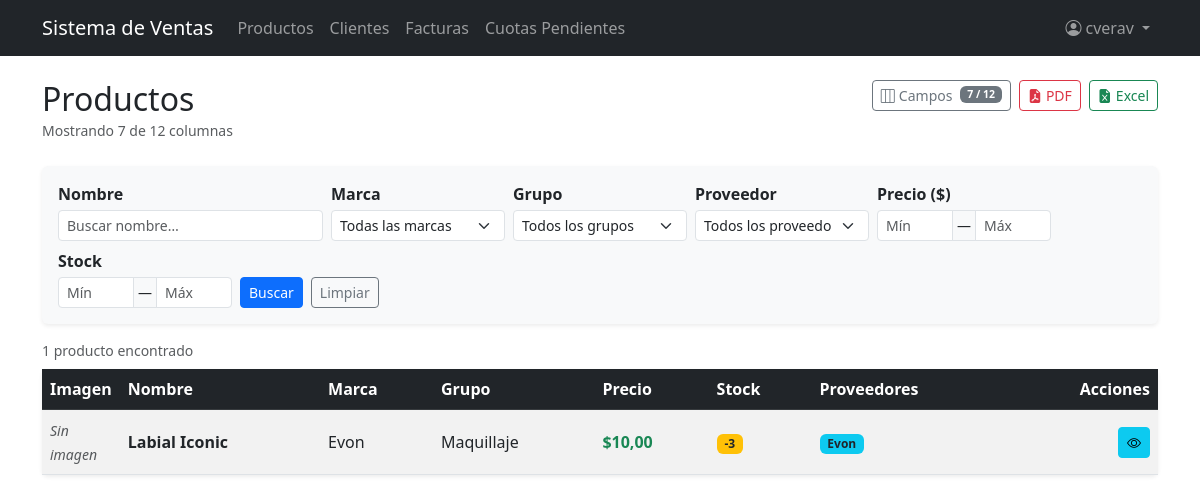
/products/ (signed in), run on an earlier commit of the app's database.
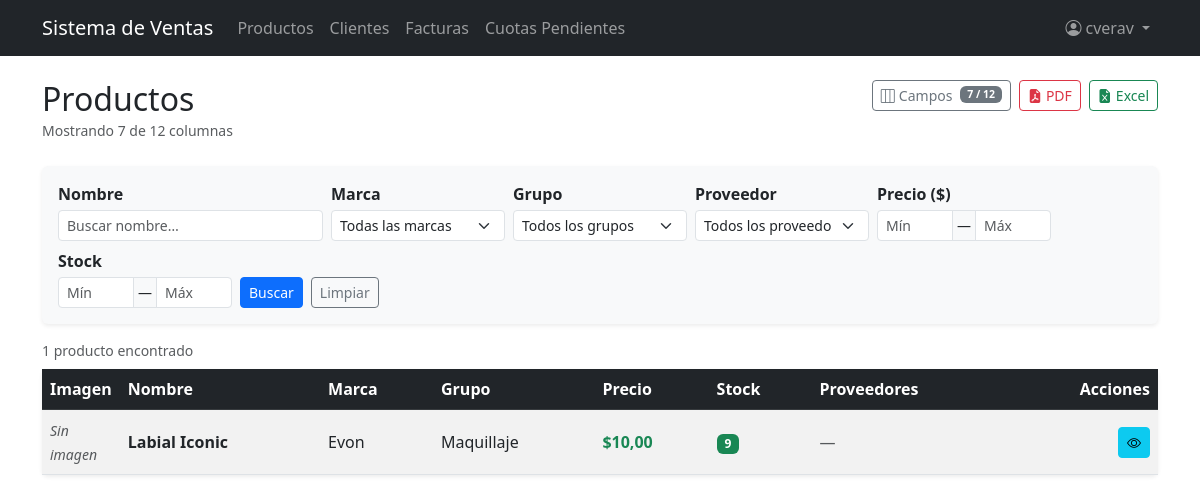
And on a later commit of the database.
### billing/models.py (models this page shows, shortened)
class Product(models.Model):
    name = models.CharField(max_length=200, verbose_name='Nombre del producto')
    description = models.TextField(blank=True, null=True, verbose_name='Descripción')
    brand = models.ForeignKey(Brand, on_delete=models.PROTECT, related_name='products', verbose_name='Marca')
    group = models.ForeignKey(ProductGroup, on_delete=models.PROTECT, related_name='products', verbose_name='Grupo')
    suppliers = models.ManyToManyField(Supplier, related_name='products', blank=True, verbose_name='Proveedor')
    unit_price = models.DecimalField(max_digits=12, decimal_places=2, verbose_name='Precio unitario')
    stock = models.IntegerField(default=0, validators=[MinValueValidator(0)])
    image = models.ImageField(upload_to='products/', blank=True, null=True, verbose_name='Imagen')
    is_active = models.BooleanField(default=True, verbose_name='Activo')
    created_at = models.DateTimeField(auto_now_add=True)
    updated_at = models.DateTimeField(auto_now=True)
    class Meta:
        verbose_name = 'Product'
        verbose_name_plural = 'Products'
        ordering = ['name']

class Brand(models.Model):
    name = models.CharField(max_length=100, unique=True, verbose_name='Nombre de marca')
    description = models.TextField(blank=True, null=True , verbose_name='Descripción')
    is_active = models.BooleanField(default=True, verbose_name='Activo')
    created_at = models.DateTimeField(auto_now_add=True)
    updated_at = models.DateTimeField(auto_now=True)
    class Meta:
        verbose_name = 'Brand'
        verbose_name_plural = 'Brands'
        ordering = ['name']
    def __str__(self): return self.name

class ProductGroup(models.Model):
    name = models.CharField(max_length=100, unique=True, verbose_name='Nombre del grupo')
    is_active = models.BooleanField(default=True, verbose_name='Activo')
    created_at = models.DateTimeField(auto_now_add=True)
    updated_at = models.DateTimeField(auto_now=True)
    class Meta:
        verbose_name = 'Product Group'
        verbose_name_plural = 'Product Groups'
        ordering = ['name']
    def __str__(self): return self.name

class Supplier(models.Model):
    name = models.CharField(max_length=200, verbose_name='Nombre de la compañia')
    contact_name = models.CharField(max_length=200, blank=True, null=True, verbose_name='Nombre de contacto')
    email = models.EmailField(blank=True, null=True)
    phone = models.CharField(max_length=20, blank=True, null=True, verbose_name='Teléfono')
    address = models.TextField(blank=True, null=True, verbose_name='Dirección')
    is_active = models.BooleanField(default=True, verbose_name='Activo')
    created_at = models.DateTimeField(auto_now_add=True)
    updated_at = models.DateTimeField(auto_now=True)
    class Meta:
        verbose_name = 'Supplier'
        verbose_name_plural = 'Suppliers'
        ordering = ['name']
    def __str__(self): return self.name

### billing/views.py (the view, shortened to what this page needs)
# urls.py: path('products/', views.ProductListView.as_view(), name='product_list'),
class ProductListView(ExportMixin, LoginRequiredMixin, PermissionRequiredMixin, ListView):
    model = Product
    template_name = 'billing/product_list.html'
    context_object_name = 'items'
    paginate_by = 3
    export_filename = 'productos'
    ALL_COLUMNS = PRODUCT_ALL_COLUMNS
    permission_required = 'billing.view_product'
    permission_redirect_url = '/'
    def get_queryset(self):
        qs = (
            Product.objects
            .select_related('brand', 'group')
            .prefetch_related('suppliers')
            .order_by('name')
        )
        form = ProductSearchForm(self.request.GET)
        if form.is_valid():
            if form.cleaned_data.get('name'):
                qs = qs.filter(name__icontains=form.cleaned_data['name'])
            if form.cleaned_data.get('brand'):
                qs = qs.filter(brand=form.cleaned_data['brand'])
            if form.cleaned_data.get('group'):
                qs = qs.filter(group=form.cleaned_data['group'])
            if form.cleaned_data.get('supplier'):
                qs = qs.filter(suppliers=form.cleaned_data['supplier'])
            if form.cleaned_data.get('price_min') is not None:
                qs = qs.filter(unit_price__gte=form.cleaned_data['price_min'])
            if form.cleaned_data.get('price_max') is not None:
                qs = qs.filter(unit_price__lte=form.cleaned_data['price_max'])
            if form.cleaned_data.get('stock_min') is not None:
                qs = qs.filter(stock__gte=form.cleaned_data['stock_min'])
            if form.cleaned_data.get('stock_max') is not None:
                qs = qs.filter(stock__lte=form.cleaned_data['stock_max'])
        return qs
    def get_context_data(self, **kwargs):
        ctx = super().get_context_data(**kwargs)
        ctx['search_form'] = ProductSearchForm(self.request.GET)
        ctx['all_columns'] = self.ALL_COLUMNS
        ctx['all_col_keys_json'] = json.dumps([c['key'] for c in self.ALL_COLUMNS])
        ctx['default_col_keys_json'] = json.dumps(
            [c['key'] for c in self.ALL_COLUMNS if c.get('default', True)]
        )
        return ctx

### billing/mixins.py (called while the page is built)
    def get(self, request, *args, **kwargs):
        fmt = request.GET.get('export')
        if fmt == 'pdf':
            return self.export_pdf(self.get_queryset())
        if fmt == 'excel':
            return self.export_excel(self.get_queryset())
        return super().get(request, *args, **kwargs)

    def get_context_data(self, **kwargs):
        ctx = super().get_context_data(**kwargs)
        params = self.request.GET.copy()
        params.pop('page', None)
        params.pop('export', None)
        ctx['query_params'] = params.urlencode()
        return ctx

### security/templatetags/security_tags.py (called while the page is built)
@register.filter(name='role_badge_class')
def role_badge_class(role_name):
    return ROLE_BADGE_CLASSES.get(role_name, 'bg-secondary')

@register.filter(name='has_group')
def has_group(user, group_name):
    if not user.is_authenticated:
        return False
    if user.is_superuser:      # el superusuario ve todo
        return True
    return user.groups.filter(name=group_name).exists()

### billing/templates/billing/product_list.html (shortened to what the changed rows need)
{% extends 'billing/base.html' %}
{% block content %}
<div class="d-flex justify-content-between align-items-start mb-4 flex-wrap gap-2">
  <div>
    <h2 class="mb-0">Productos</h2>
  </div>
</div>
<div class="card shadow-sm border-0">
  <div class="table-responsive">
    <table class="table table-striped table-hover align-middle mb-0" id="productTable">
      <thead class="table-dark">
        <tr>
          <th data-col="image" style="width:70px;">Imagen</th>
          <th data-col="name">Nombre</th>
          <th data-col="brand">Marca</th>
          <th data-col="group">Grupo</th>
          <th data-col="unit_price">Precio</th>
          <th data-col="stock">Stock</th>
          <th data-col="suppliers">Proveedores</th>
          <th class="text-end" style="white-space:nowrap;">Acciones</th>
        </tr>
      </thead>
      <tbody>
        {% for item in items %}
        <tr>
          <td data-col="image">
            {% if item.image %}
              <img src="{{ item.image.url }}" alt="{{ item.name }}"
                   style="width:48px;height:48px;object-fit:cover;"
                   class="rounded border">
            {% else %}
              <span class="text-muted small fst-italic">Sin imagen</span>
            {% endif %}
          </td>
          <td data-col="name" class="fw-semibold">{{ item.name }}</td>
          <td data-col="brand">{{ item.brand.name }}</td>
          <td data-col="group">{{ item.group.name }}</td>
          <td data-col="unit_price" class="text-success fw-semibold">${{ item.unit_price }}</td>
          <td data-col="stock">
            <span class="badge {% if item.stock == 0 %}bg-danger{% elif item.stock < 5 %}bg-warning text-dark{% else %}bg-success{% endif %}">
              {{ item.stock }}
            </span>
          </td>
          <td data-col="suppliers">
            {% for s in item.suppliers.all %}
              <span class="badge bg-info text-dark">{{ s.name }}</span>
            {% empty %}
              <span class="text-muted">—</span>
            {% endfor %}
          </td>
          <td class="text-end text-nowrap">
            <a href="{% url 'billing:product_detail' item.pk %}" class="btn btn-sm btn-info" title="Ver" aria-label="Ver">
              <i class="bi bi-eye"></i>
            </a>
          </td>
        </tr>
        {% endfor %}
      </tbody>
    </table>
  </div>
</div>
{% endblock %}

What changed in the data, as far as the page shows it:
changed Product "Labial Iconic": loses Supplier (name "Evon"); stock "-3" → "9"; now shows "—"
